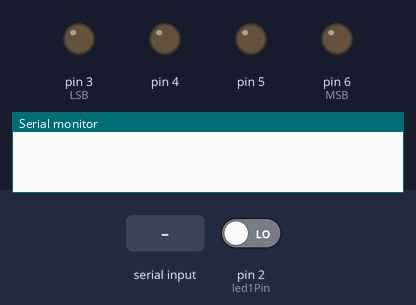
A sketch run on a simulated Arduino Uno, built with avr-gcc and run on an emulated ATmega328P. On the bench: output pins drawn as LEDs (lit = HIGH), the last lines printed to the serial monitor. Inputs (shaded band) come from the test bench; at power-on: pin 2 (led1Pin) LOW.

Above: at 2.8 s.
2.9 s: "90,45\n" received over Serial
5.5 s: pin 2 (led1Pin) driven HIGH
At 8.4 s:
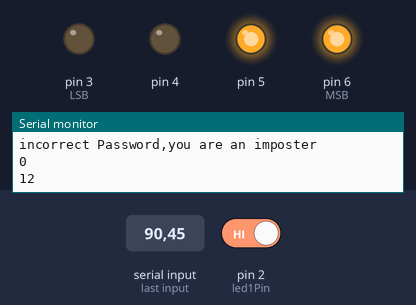
9.1 s: pin 2 (led1Pin) driven LOW
At 12.5 s:
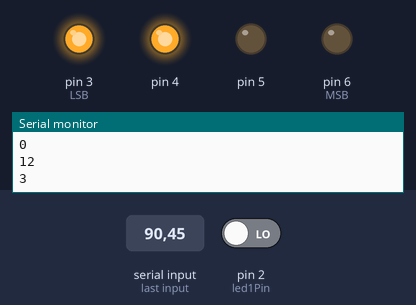
12.7 s: pin 2 (led1Pin) driven HIGH
At 16.9 s:
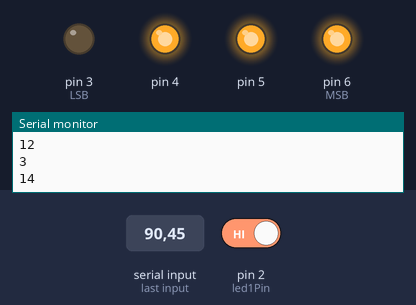
Timing chart, 0 to 21.5 s (numbered marks = the images above; inputs shaded):
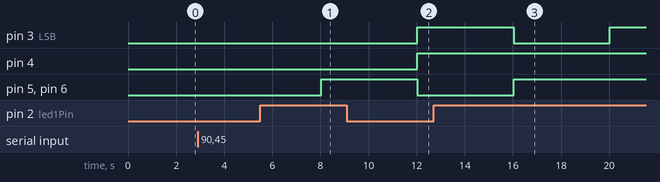

The sketch:

R2R.ino
```cpp
int led1Pin = 2;
int password = 0;

void setup() {
  Serial.begin(9600);
  pinMode(led1Pin, INPUT);
  pinMode(3, OUTPUT);//LSB
  pinMode(4, OUTPUT);
  pinMode(5, OUTPUT);
  pinMode(6, OUTPUT);//MSB
}

void loop()
{
  int val = 0;
  int mes[4], temp[4];
  for(int i = 0; i < 4; i++)
  {
    mes[i] = digitalRead(led1Pin);
    temp[i] = mes[i];
    delay(1000);
  }
  if (!password)
  {
    Serial.println ("Please Enter the password to decrypt your message");
    while (Serial.available() == 0);
    password = Serial.read() - '0';
    if (password < 4) Serial.println ("Password accepted,your message will be decrypted");
    else Serial.println ("incorrect Password,you are an imposter");
  }
  if (password < 4)
  {
    for (int i = 0; i < 4; i++)
    {
      mes[((i+4-password) % 4)] = temp[i];
    }
  }
  /*for (int i = 0; i < 8; i++)
  {
    val = val + mes[i] * pow(2, i);
  }*/
  for (int i = 0; i < 4; i++)
  {
    digitalWrite(i+3, mes[i]);
  }
  val =  mes[3] * pow(2, 3) + mes[2] * pow(2, 2) + mes[1] * pow(2, 1) + mes[0] * pow(2, 0);
  //  Serial.println(analogRead(sensePin));
  Serial.println(val);

}
```

Measured:
- after the input at 5.5 s, pin 5, pin 6 (MSB): LOW → HIGH after 2.5 s
- after the input at 9.1 s, pin 5, pin 6 (MSB): HIGH → LOW after 2.9 s
- after the input at 12.7 s, pin 4: stays HIGH (without the input it goes to LOW after 3.3 s); pin 5, pin 6 (MSB): LOW → HIGH after 3.3 s
